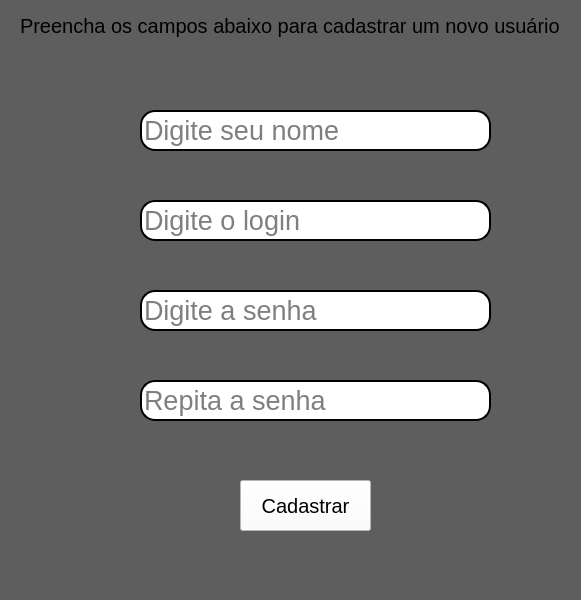
<?xml version="1.0" encoding="UTF-8"?>
<ui version="4.0">
 <class>MainWindow</class>
 <widget class="QMainWindow" name="MainWindow">
  <property name="geometry">
   <rect>
    <x>0</x>
    <y>0</y>
    <width>581</width>
    <height>600</height>
   </rect>
  </property>
  <property name="windowTitle">
   <string>MainWindow</string>
  </property>
  <property name="styleSheet">
   <string notr="true">background-color: rgb(94, 94, 94);</string>
  </property>
  <widget class="QWidget" name="centralwidget">
   <widget class="QLabel" name="label">
    <property name="geometry">
     <rect>
      <x>20</x>
      <y>10</y>
      <width>561</width>
      <height>31</height>
     </rect>
    </property>
    <property name="font">
     <font>
      <pointsize>15</pointsize>
     </font>
    </property>
    <property name="text">
     <string>Preencha os campos abaixo para cadastrar um novo usuário</string>
    </property>
   </widget>
   <widget class="QLineEdit" name="lineEdit">
    <property name="geometry">
     <rect>
      <x>140</x>
      <y>110</y>
      <width>351</width>
      <height>41</height>
     </rect>
    </property>
    <property name="font">
     <font>
      <pointsize>20</pointsize>
     </font>
    </property>
    <property name="styleSheet">
     <string notr="true">background-color:rgb(255,255,255);
border-radius:15px;
border-style:outset;
border-width:2px;</string>
    </property>
    <property name="inputMethodHints">
     <set>Qt::ImhHiddenText</set>
    </property>
    <property name="text">
     <string/>
    </property>
    <property name="placeholderText">
     <string>Digite seu nome </string>
    </property>
    <property name="clearButtonEnabled">
     <bool>false</bool>
    </property>
   </widget>
   <widget class="QLineEdit" name="lineEdit_2">
    <property name="geometry">
     <rect>
      <x>140</x>
      <y>200</y>
      <width>351</width>
      <height>41</height>
     </rect>
    </property>
    <property name="font">
     <font>
      <pointsize>20</pointsize>
     </font>
    </property>
    <property name="styleSheet">
     <string notr="true">background-color:rgb(255,255,255);
border-radius:15px;
border-style:outset;
border-width:2px;</string>
    </property>
    <property name="text">
     <string/>
    </property>
    <property name="placeholderText">
     <string>Digite o login</string>
    </property>
   </widget>
   <widget class="QLineEdit" name="lineEdit_3">
    <property name="geometry">
     <rect>
      <x>140</x>
      <y>290</y>
      <width>351</width>
      <height>41</height>
     </rect>
    </property>
    <property name="font">
     <font>
      <pointsize>20</pointsize>
     </font>
    </property>
    <property name="styleSheet">
     <string notr="true">background-color:rgb(255,255,255);
border-radius:15px;
border-style:outset;
border-width:2px;</string>
    </property>
    <property name="text">
     <string/>
    </property>
    <property name="echoMode">
     <enum>QLineEdit::Password</enum>
    </property>
    <property name="placeholderText">
     <string>Digite a senha</string>
    </property>
   </widget>
   <widget class="QLineEdit" name="lineEdit_4">
    <property name="geometry">
     <rect>
      <x>140</x>
      <y>380</y>
      <width>351</width>
      <height>41</height>
     </rect>
    </property>
    <property name="font">
     <font>
      <pointsize>20</pointsize>
     </font>
    </property>
    <property name="styleSheet">
     <string notr="true">background-color:rgb(255,255,255);
border-radius:15px;
border-style:outset;
border-width:2px;</string>
    </property>
    <property name="text">
     <string/>
    </property>
    <property name="echoMode">
     <enum>QLineEdit::Password</enum>
    </property>
    <property name="placeholderText">
     <string>Repita a senha</string>
    </property>
   </widget>
   <widget class="QPushButton" name="pushButton">
    <property name="geometry">
     <rect>
      <x>240</x>
      <y>480</y>
      <width>131</width>
      <height>51</height>
     </rect>
    </property>
    <property name="font">
     <font>
      <pointsize>15</pointsize>
     </font>
    </property>
    <property name="styleSheet">
     <string notr="true">background-color: rgb(255, 255, 255);</string>
    </property>
    <property name="text">
     <string>Cadastrar</string>
    </property>
   </widget>
  </widget>
  <widget class="QMenuBar" name="menubar">
   <property name="geometry">
    <rect>
     <x>0</x>
     <y>0</y>
     <width>581</width>
     <height>21</height>
    </rect>
   </property>
  </widget>
  <widget class="QStatusBar" name="statusbar"/>
 </widget>
 <resources/>
 <connections/>
</ui>
